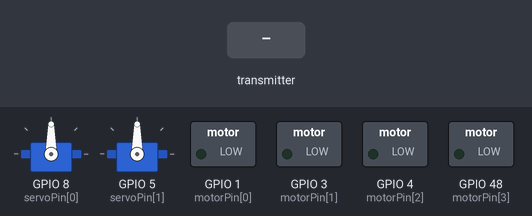
This sketch was run on a simulated ESP32. Shown: 2 × servo, switched loads named in the sketch (green lamp = pin HIGH). The test bench sets the inputs (shaded band). What the sketch prints to the serial monitor is not drawn.

Above: at 1.2 s.
1.3 s: the transmitter starts sending elevator = 0
At 2.4 s:
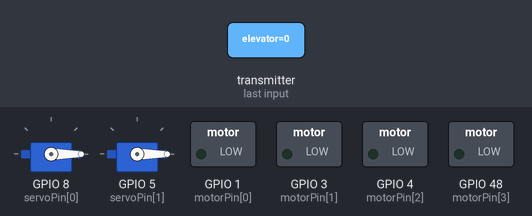
2.8 s: the transmitter starts sending rudder = 1024
At 3.6 s:
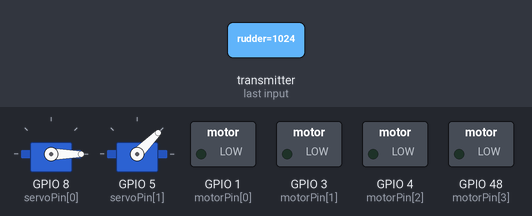
4.3 s: the transmitter starts sending throttle = 2048
At 4.7 s:
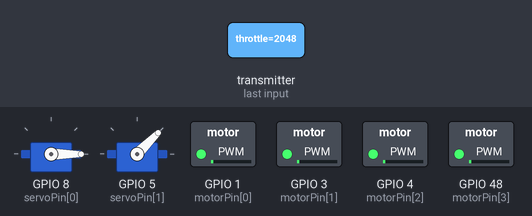
5.8 s: the transmitter starts sending elevator = 1024
At 7.0 s:
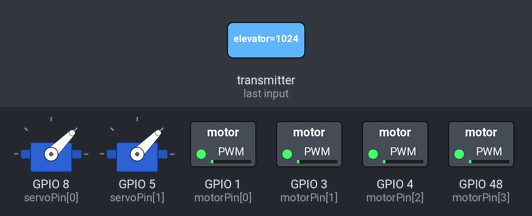
7.3 s: the transmitter starts sending rudder = 0
At 8.2 s:
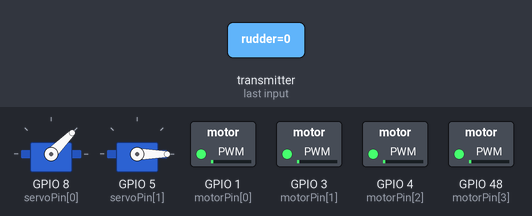
8.8 s: the transmitter starts sending throttle = 0
At 9.3 s:
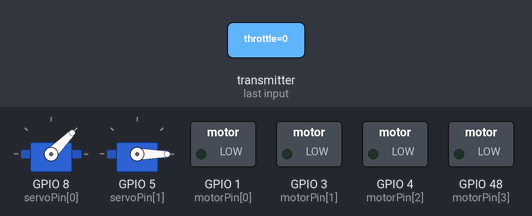
Timing chart, 0 to 11.3 s (numbered marks = the images above; inputs shaded):
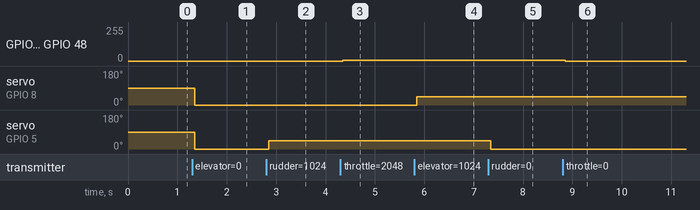

Measured:
- after the input at 1.3 s, servo on GPIO 8 (servoPin[0]), servo on GPIO 5 (servoPin[1]): 90° → 0° after 0.05 s
- after the input at 2.8 s, servo on GPIO 5 (servoPin[1]): 0° → 45° after 0.05 s
- after the input at 4.3 s, GPIO 1 (motorPin[0]), GPIO 3 (motorPin[1]), GPIO 4 (motorPin[2]), GPIO 48 (motorPin[3]): 0/255 → 5/255 after 0.05 s
- after the input at 5.8 s, servo on GPIO 8 (servoPin[0]): 0° → 45° after 0.05 s
- after the input at 7.3 s, servo on GPIO 5 (servoPin[1]): 45° → 0° after 0.05 s
- after the input at 8.8 s, GPIO 1 (motorPin[0]), GPIO 3 (motorPin[1]), GPIO 4 (motorPin[2]), GPIO 48 (motorPin[3]): 5/255 → 0/255 after 0.05 s

The sketch:

FlightController_Rx.ino
```cpp
#include <WiFi.h>
#include <esp_now.h>
#include <ESP32Servo.h>

// Motor and servo pins
const int motorPin[4] = {1, 3, 4, 48};     // Change if UART conflicts
const int servoPin[2] = {8, 5};            // elevator, rudder

// Servo objects
Servo servos[2];

// Incoming data structure
typedef struct {
  uint16_t elevator;
  uint16_t rudder;
  uint16_t not_use;
  uint16_t throttle;
  uint16_t not_use1;
  uint16_t not_use2;
} struct_message;

struct_message incomingData;

// Map ADC value to servo pulse width
int mapRange(int x, int in_min = 0, int in_max = 4095, int out_min = 1000, int out_max = 2000) {
  return (x - in_min) * (out_max - out_min) / (in_max - in_min) + out_min;
}

// ESP-NOW receive callback
void OnDataRecv(const uint8_t *mac, const uint8_t *incomingDataRaw, int len) {
  if (len != sizeof(incomingData)) return;

  memcpy(&incomingData, incomingDataRaw, sizeof(incomingData));

  // Move servos
  servos[0].writeMicroseconds(mapRange(incomingData.elevator));
  servos[1].writeMicroseconds(mapRange(incomingData.rudder));

  // Motor control
  if (incomingData.throttle > 2000) {
    int speed = map(incomingData.throttle, 2000, 4095, 0, 255);
    for (int i = 0; i < 4; i++) analogWrite(motorPin[i], speed);
  } else {
    for (int i = 0; i < 4; i++) analogWrite(motorPin[i], 0);
  }

  // Debug
  Serial.printf("Elevator=%u, Rudder=%u, Throttle=%u\n",
                incomingData.elevator, incomingData.rudder, incomingData.throttle);
}

void setup() {
  Serial.begin(115200);

  // Set motor pins
  for (int i = 0; i < 4; i++) pinMode(motorPin[i], OUTPUT);

  // Attach servos with RC limits
  for (int i = 0; i < 2; i++) {
    servos[i].setPeriodHertz(50);
    servos[i].attach(servoPin[i], 1000, 2000);
    servos[i].write(90); // Center
  }

  // WiFi in station mode
  WiFi.mode(WIFI_STA);
  WiFi.disconnect();

  // Init ESP-NOW
  if (esp_now_init() != ESP_OK) {
    Serial.println("❌ ESP-NOW init failed");
    while (true);
  }
  esp_now_register_recv_cb(OnDataRecv);

  Serial.println("✅ ESP-NOW receiver ready.");
}

void loop() {
  // Nothing here; handled by callback
}
```
